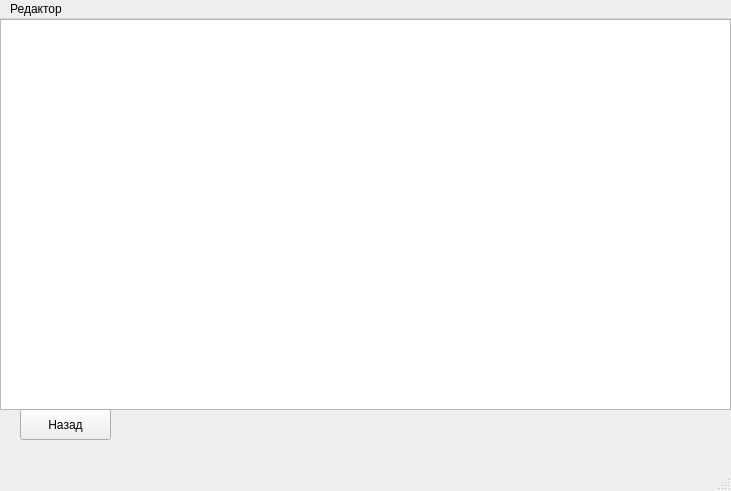
<?xml version="1.0" encoding="UTF-8"?>
<ui version="4.0">
 <class>MainWindow</class>
 <widget class="QMainWindow" name="MainWindow">
  <property name="geometry">
   <rect>
    <x>0</x>
    <y>0</y>
    <width>731</width>
    <height>491</height>
   </rect>
  </property>
  <property name="windowTitle">
   <string>MainWindow</string>
  </property>
  <widget class="QWidget" name="centralwidget">
   <widget class="QWidget" name="widget" native="true">
    <property name="geometry">
     <rect>
      <x>0</x>
      <y>0</y>
      <width>731</width>
      <height>391</height>
     </rect>
    </property>
    <layout class="QVBoxLayout" name="verticalLayout_2">
     <item>
      <layout class="QVBoxLayout" name="verticalLayout">
       <item>
        <widget class="QTextEdit" name="plot_editor"/>
       </item>
      </layout>
     </item>
    </layout>
   </widget>
   <widget class="QPushButton" name="back_btn">
    <property name="geometry">
     <rect>
      <x>20</x>
      <y>390</y>
      <width>91</width>
      <height>31</height>
     </rect>
    </property>
    <property name="text">
     <string>Назад</string>
    </property>
   </widget>
  </widget>
  <widget class="QMenuBar" name="menubar">
   <property name="geometry">
    <rect>
     <x>0</x>
     <y>0</y>
     <width>731</width>
     <height>22</height>
    </rect>
   </property>
   <widget class="QMenu" name="menu">
    <property name="title">
     <string>Редактор</string>
    </property>
    <addaction name="save_btn"/>
   </widget>
   <addaction name="menu"/>
  </widget>
  <widget class="QStatusBar" name="statusbar"/>
  <action name="save_btn">
   <property name="text">
    <string>Сохранить</string>
   </property>
  </action>
 </widget>
 <resources/>
 <connections/>
</ui>
